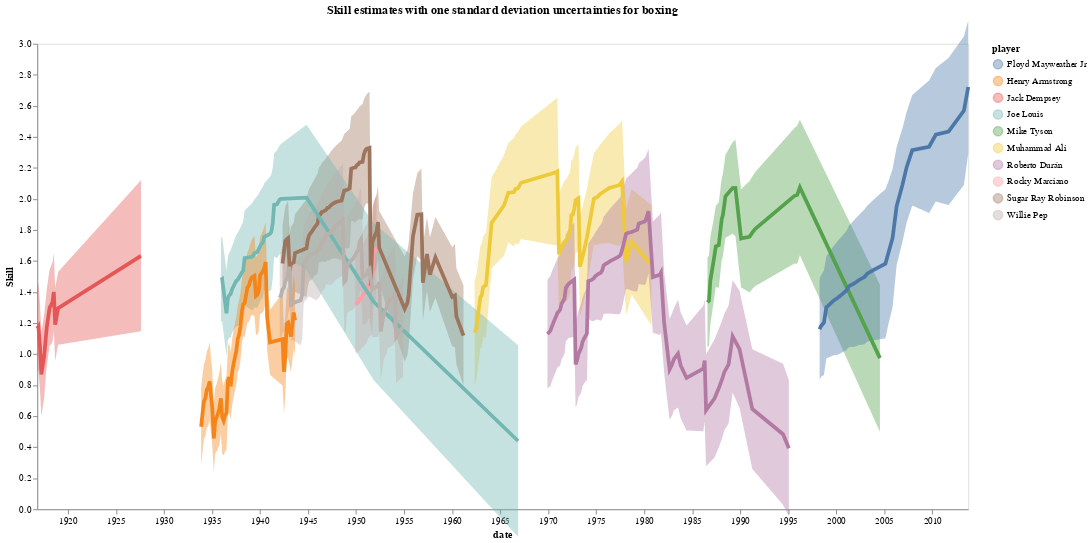

Notebook code cell kept with this figure:
### Code cell
trueskill.plot_player_skills(players = top_boxers_online, width=1000, height=500, burnin=10, x_axis_format="%Y", y_lims=[-0, 3], game='boxing')

### Figure 1 — Vega-Lite specification as saved in the notebook (floating-point values rounded to 4 significant figures; data arrays with more than 128 entries replaced by an {"elided": "..."} marker saying what was removed)
{"config": {"view": {"continuousWidth": 300, "continuousHeight": 300}, "axis": {"grid": false}}, "layer": [{"mark": {"type": "area", "opacity": 0.4}, "encoding": {"color": {"field": "player", "type": "nominal"}, "x": {"field": "date", "type": "temporal"}, "y": {"field": "lower", "type": "quantitative"}, "y2": {"field": "upper"}}}, {"mark": {"type": "line", "strokeWidth": 4}, "encoding": {"color": {"field": "player", "scale": {"scheme": "tableau10"}, "sort": ["Muhammad Ali", "Joe Louis", "Sugar Ray Robinson", "Rocky Marciano", "Floyd Mayweather Jr", "Manny Pacquiao", "Jack Dempsey", "Roberto Durán", "Henry Armstrong", "Willie Pep", "Mike Tyson"], "type": "nominal"}, "x": {"axis": {"format": "%Y"}, "field": "date", "type": "temporal"}, "y": {"field": "mu", "scale": {"domain": [0, 3], "nice": false}, "title": "Skill", "type": "quantitative"}}}], "data": {"name": "data-d47c7cc83dbd95162b726daf9e3abc83"}, "height": 500, "title": "Skill estimates with one standard deviation uncertainties for boxing", "width": 1000, "$schema": "https://vega.github.io/schema/vega-lite/v5.20.1.json", "datasets": {"data-d47c7cc83dbd95162b726daf9e3abc83": {"elided": "408 records"}}}
